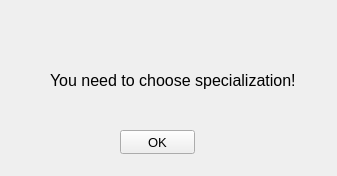
<?xml version="1.0" encoding="UTF-8"?>
<ui version="4.0">
 <class>Warning</class>
 <widget class="QWidget" name="Warning">
  <property name="geometry">
   <rect>
    <x>0</x>
    <y>0</y>
    <width>337</width>
    <height>176</height>
   </rect>
  </property>
  <property name="windowTitle">
   <string>Form</string>
  </property>
  <widget class="QLabel" name="label">
   <property name="geometry">
    <rect>
     <x>50</x>
     <y>30</y>
     <width>291</width>
     <height>101</height>
    </rect>
   </property>
   <property name="font">
    <font>
     <pointsize>12</pointsize>
    </font>
   </property>
   <property name="text">
    <string>You need to choose specialization!</string>
   </property>
  </widget>
  <widget class="QPushButton" name="pushButton">
   <property name="geometry">
    <rect>
     <x>120</x>
     <y>130</y>
     <width>75</width>
     <height>24</height>
    </rect>
   </property>
   <property name="font">
    <font>
     <pointsize>10</pointsize>
    </font>
   </property>
   <property name="text">
    <string>OK</string>
   </property>
  </widget>
 </widget>
 <resources/>
 <connections>
  <connection>
   <sender>pushButton</sender>
   <signal>clicked()</signal>
   <receiver>Warning</receiver>
   <slot>close()</slot>
   <hints>
    <hint type="sourcelabel">
     <x>151</x>
     <y>139</y>
    </hint>
    <hint type="destinationlabel">
     <x>47</x>
     <y>144</y>
    </hint>
   </hints>
  </connection>
 </connections>
</ui>
